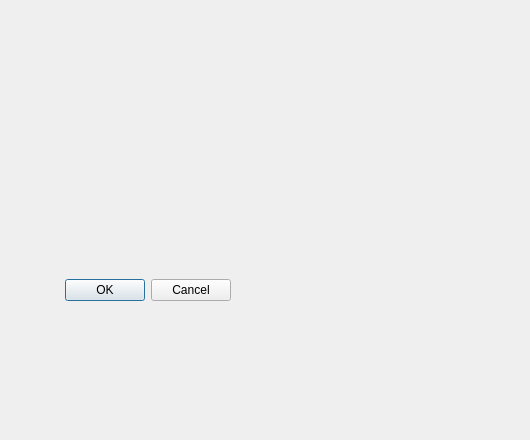
<?xml version="1.0" encoding="UTF-8"?>
<ui version="4.0">
 <class>Dialog</class>
 <widget class="QDialog" name="Dialog">
  <property name="geometry">
   <rect>
    <x>0</x>
    <y>0</y>
    <width>530</width>
    <height>440</height>
   </rect>
  </property>
  <property name="windowTitle">
   <string>Dialog</string>
  </property>
  <widget class="QDialogButtonBox" name="buttonBox">
   <property name="geometry">
    <rect>
     <x>10</x>
     <y>270</y>
     <width>221</width>
     <height>41</height>
    </rect>
   </property>
   <property name="orientation">
    <enum>Qt::Horizontal</enum>
   </property>
   <property name="standardButtons">
    <set>QDialogButtonBox::Cancel|QDialogButtonBox::Ok</set>
   </property>
  </widget>
 </widget>
 <resources/>
 <connections>
  <connection>
   <sender>buttonBox</sender>
   <signal>accepted()</signal>
   <receiver>Dialog</receiver>
   <slot>accept()</slot>
   <hints>
    <hint type="sourcelabel">
     <x>248</x>
     <y>254</y>
    </hint>
    <hint type="destinationlabel">
     <x>157</x>
     <y>274</y>
    </hint>
   </hints>
  </connection>
  <connection>
   <sender>buttonBox</sender>
   <signal>rejected()</signal>
   <receiver>Dialog</receiver>
   <slot>reject()</slot>
   <hints>
    <hint type="sourcelabel">
     <x>316</x>
     <y>260</y>
    </hint>
    <hint type="destinationlabel">
     <x>286</x>
     <y>274</y>
    </hint>
   </hints>
  </connection>
 </connections>
</ui>
